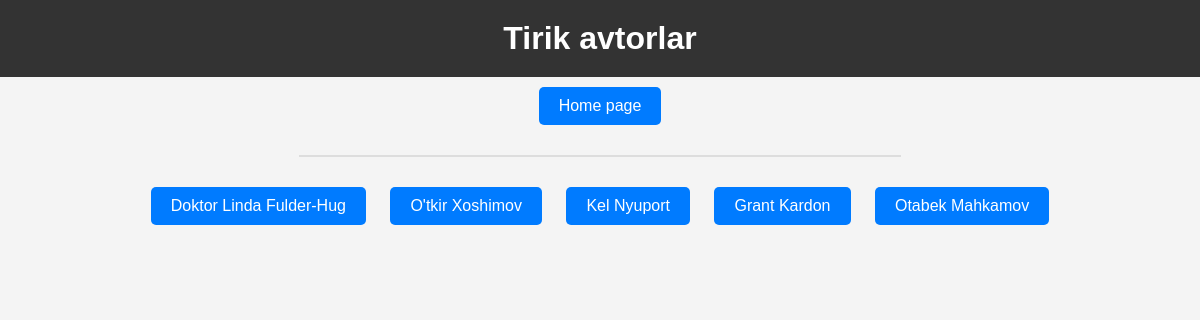
Screenshot of /alive_authors/ with the database file from the repository.
### main/models.py (models this page shows, shortened)
class Author(models.Model):
    name = models.CharField(max_length=100)
    gender_choice = (('male', 'Male'), ('female', 'Female'))
    gender = models.CharField(max_length=10, choices=gender_choice)
    date = models.DateField()
    book_quantity = models.PositiveSmallIntegerField()
    alive_or_dead = models.BooleanField(default=False)

### main/views.py (the view)
# urls.py: path('alive_authors/', alive_authors),
def alive_authors(request):
    authors = Author.objects.filter(alive_or_dead=True)
    contex = {'authors': authors}
    return render(request, 'alive_authors.html', contex)

### templates/alive_authors.html (shortened to what this page needs)
<!DOCTYPE html>
<html lang="en">
<head>
</head>
<body>
  <!DOCTYPE html>
<html lang="en">
<head>
   <h1>Tirik avtorlar</h1>
    <a href="/">Home page</a>
    <hr>
    {% for author in authors %}
        <a href="{% url 'author_detail' author.id %}">{{ author.name }}</a>
    {% endfor %}
</body>
</html>

### templates/alive_authors.html (style rules this page uses)
body { font-family: Arial, sans-serif; background-color: #f4f4f4; text-align: center; margin: 0; padding: 0; }
h1 { background-color: #333; color: white; padding: 20px; margin: 0; }
hr { width: 50%; border: 1px solid #ddd; margin: 20px auto; }
a { text-decoration: none; color: white; background-color: #007BFF; padding: 10px 20px; margin: 10px; border-radius: 5px; display: inline-block; transition: background 0.3s; }

### rows the page displays
Author: name "Doktor Linda Fulder-Hug"
Author: name "O'tkir Xoshimov"
Author: name "Kel Nyuport"
Author: name "Grant Kardon"
Author: name "Otabek Mahkamov"
